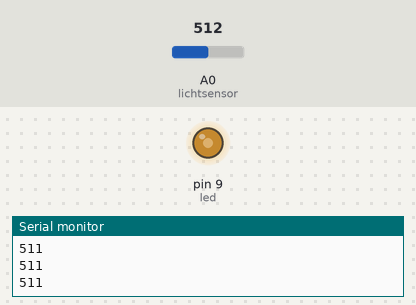
Recording of a sketch running on a simulated Arduino Uno, built with avr-gcc and run on an emulated ATmega328P. Parts: output pins drawn as LEDs (lit = HIGH), the last lines printed to the serial monitor. Inputs (shaded band) come from the test bench; at power-on: A0 (lichtsensor) = 512.

Above: at 1.3 s.
1.4 s: A0 (lichtsensor) set to 710
At 2.0 s:
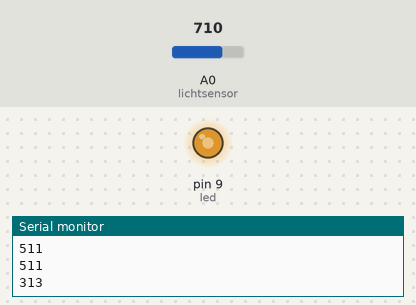
3.0 s: A0 (lichtsensor) set to 900
At 4.2 s:
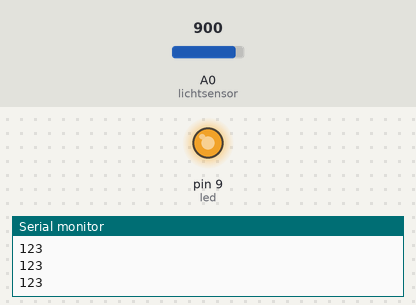
4.5 s: A0 (lichtsensor) set to 306
At 5.6 s:
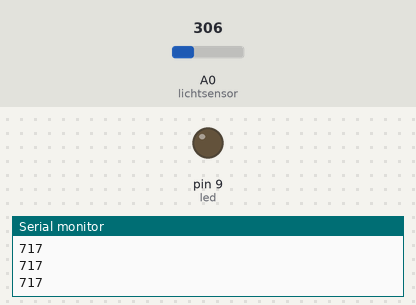
6.0 s: A0 (lichtsensor) set to 340
At 6.7 s:
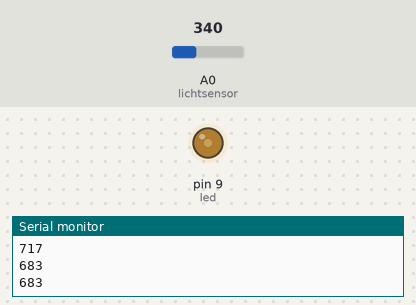
7.5 s: A0 (lichtsensor) set to 122
At 7.9 s:
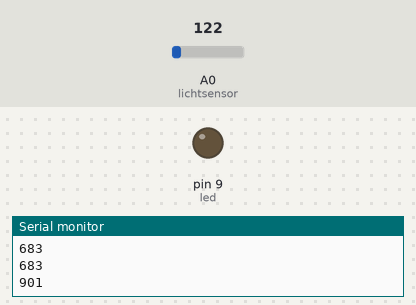
Timing chart, 0 to 10.0 s (numbered marks = the images above; inputs shaded):
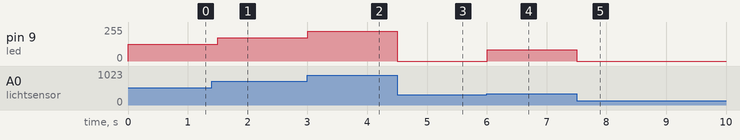

The sketch:

lichtsensor.ino
```cpp
const int lichtsensor = A0;
const int led = 9;

// DEFINE IS ZELFDE ALS --> const int lichtsensor = A0;
int lichtwaarde;

void setup() {
  // put your setup code here, to run once:
  Serial.begin(9600);
  pinMode(led, OUTPUT);
  pinMode(lichtsensor, INPUT);
}

void loop() {
  // put your main code here, to run repeatedly:
  lichtwaarde = analogRead(lichtsensor);
  int ledwaarde = map(lichtwaarde, 0, 1023, 0, 255);

  lichtwaarde = map(lichtwaarde, 0, 1023, 1023, 0);
  Serial.println(lichtwaarde);
  if (lichtwaarde > 700){
    analogWrite(led, 0);
  }
  else{
    analogWrite(led, ledwaarde);
  }

  delay(500);

}
```

Measured:
- the behaviour switches between 322 and 323 on A0 (lichtsensor) (found by bisection; images 3 and 4)
- after the input at 1.4 s, pin 9 (led): 127/255 → 176/255 after 0.10 s
- after the input at 3.0 s, pin 9 (led): 176/255 → 224/255 at once
- after the input at 4.5 s, pin 9 (led): 224/255 → 0/255 at once
- after the input at 6.0 s, pin 9 (led): 0/255 → 84/255 at once
- after the input at 7.5 s, pin 9 (led): 84/255 → 0/255 at once
